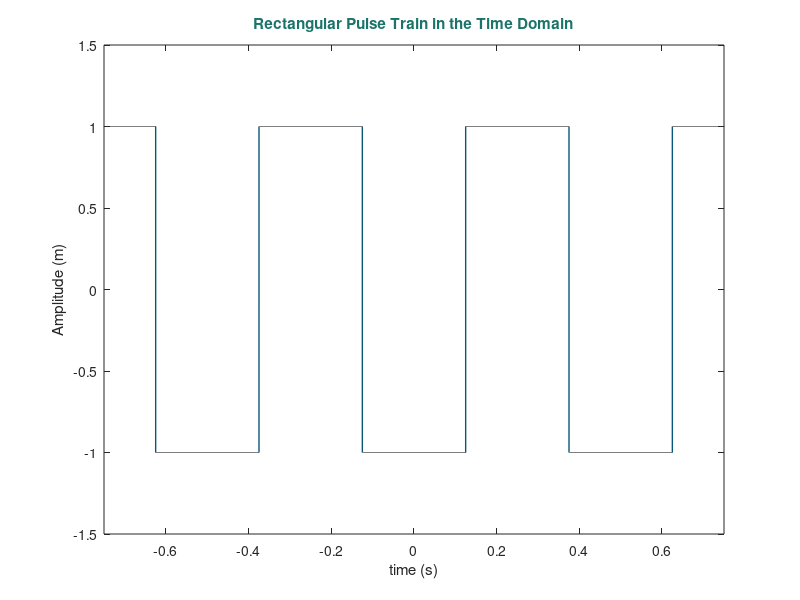
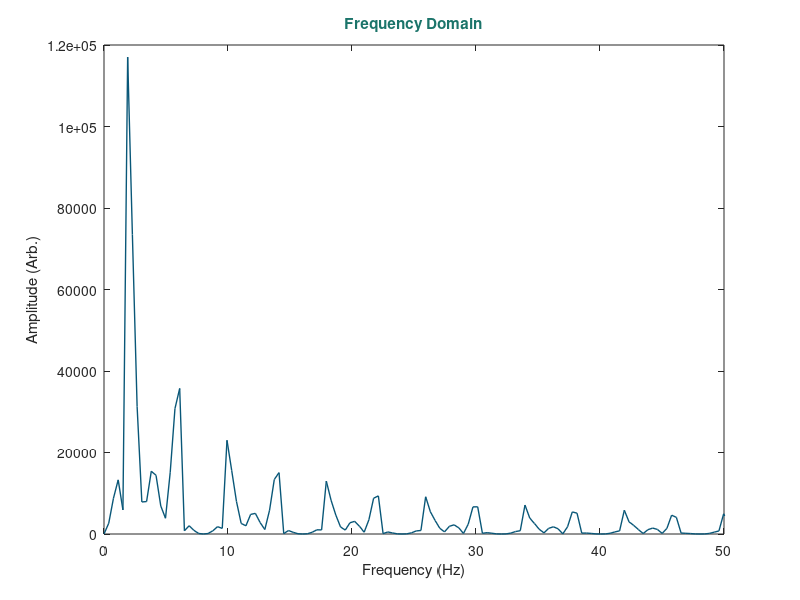
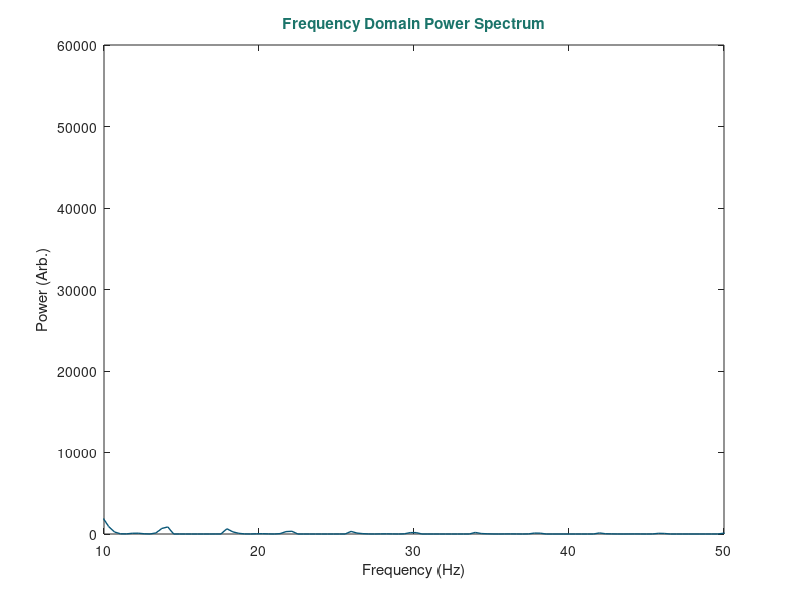
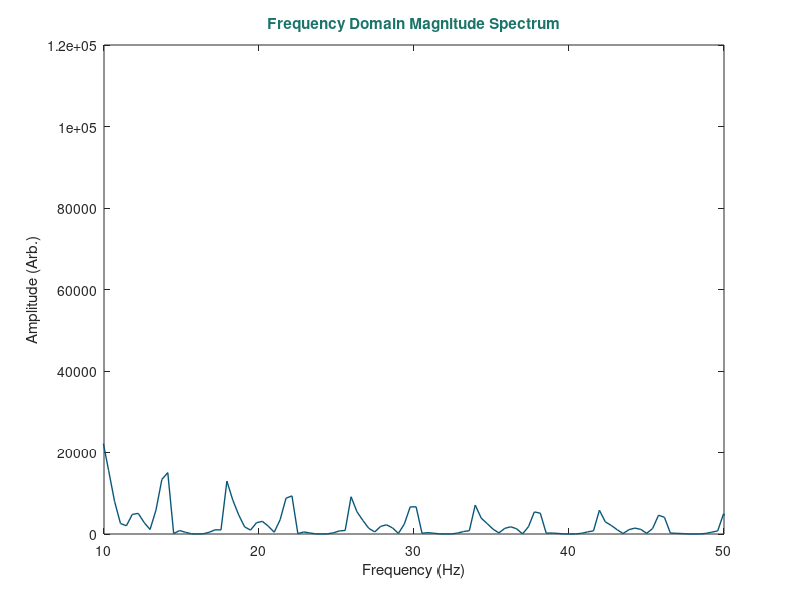

These charts were generated, in order, by the following MATLAB code:

% %% Combination of Sinusoidal Waves
% 
% fs = 1000;                  %Number of Samples
% dt = 1/fs;                  %Time steps between each sample
% t = 0 : dt : 1.5 - dt;      %Total sampling time
% 
% f1 = 30;                    %Frequencies of each sine wave
% f2 = 50;
% f3 = 80;
% 
% %Define the Wave
% 
% y = 3*cos(2*pi*f1*t + 0.2) +...
%     1*cos(2*pi*f2*t-0.3) +...
%     2*cos(2*pi*f3*t+2.4);
% 
% %Plot this Wave in the Time Domain
% 
% figure (1)
% plot(t,y,'color','#4F64EE','LineWidth',1)
% xlabel('Time(s)')
% ylabel('Amplitude (m)')
% title('Time Domain','color','#1b746a','FontWeight','bold')
% xlim([0 0.5])
% 
% %% Plot this Function in Frequency Space 
% 
% Y = fft(y);                %Compute FFT
% Y_Mag = abs(Y);            %Obtain Magnitudes 
% 
% n= length(Y_Mag);          %Number of Samples 
% f = (0:n-1)*(fs/n);        %Frequency Range 
%  
% % Plotting the Frequency Magnitude Spectrum 
% figure(2)
% plot(f,Y_Mag,'color','#095778','LineWidth',1)
% xlabel('Frequency/Hz')
% ylabel('Amplitude (Arb.)')
% title('Frequency Domain','color','#1b746a','FontWeight','bold')
% 
% %% Using FFT Shift 
% 
% Y_shift = fftshift(Y);            %Reorder the Y values
% Y_shift_mag = abs(Y_shift);       %Magnitude of Shift
% f_shift = (-n/2 : n/2 -1)*(fs/n); %Frequency Range
% 
% %Plot the Shifted Spectrum 
% 
% figure(3)
% plot(f_shift,Y_shift_mag, ...
%     'color','#095778','LineWidth',1)
% xlabel('Frequency (Hz)')
% ylabel('Amplitude (Arb.)')
% title('Shifted Frequency Domain',...
%     'color','#1b746a','FontWeight','bold')


%% ---Rectangular Pulse Train--- 


w=50;                      % positive signal width %
F=2;                       % signal frequency
T=1/F;                     % signal period 
w0=2*pi*F;                 % signal pulse
ts=T/50000;                % sample time
np=2;                      % number of period
t=-np*T:ts:np*T;

y=square(w0*(t-T*w/200),w);

%Plot 
figure(4)
plot(t,y,'color','#095778','LineWidth',1)
xlabel('time (s)')
ylabel('Amplitude (m)')
title('Rectangular Pulse Train in the Time Domain', ...
    'color','#1b746a','FontWeight','bold')
axis([-0.75 0.75 -1.5 1.5])

%% Padding to Optimize the FFT

L = length(t);
n = 2^nextpow2(L);           %Apply Padding to next power of 2 

Y = fft(y,n);                %FFT over new length
Y_Mag = abs(Y);              %Take the magnitude
freq = (1/ts)*(0:(n-1))./n;  %Frequency Range


figure(5)
plot(freq,Y_Mag,'color','#095778','LineWidth',1)
xlabel('Frequency (Hz)')
ylabel('Amplitude (Arb.)')
title('Frequency Domain','color','#1b746a','FontWeight','bold')
xlim([0 50])

%% Plotting a Power Spectrum 

k = length(Y_Mag);
power = Y_Mag.^2/k;

figure(6)
plot(freq,power,'color','#095778','LineWidth',1);
xlabel('Frequency (Hz)')
ylabel('Power (Arb.)')
title('Frequency Domain Power Spectrum',...
    'color','#1b746a','FontWeight','bold')
xlim([0 30])

%Removing the Most Prominent Peak 
figure(6)
plot(freq,power,'color','#095778','LineWidth',1);
xlabel('Frequency (Hz)')
ylabel('Power (Arb.)')
title('Frequency Domain Power Spectrum','color','#1b746a','FontWeight','bold')
xlim([10 50])

figure(7)
plot(freq,Y_Mag,'color','#095778','LineWidth',1);
xlabel('Frequency (Hz)')
ylabel('Amplitude (Arb.)')
title('Frequency Domain Magnitude Spectrum','color','#1b746a','FontWeight','bold')
xlim([10 50])








